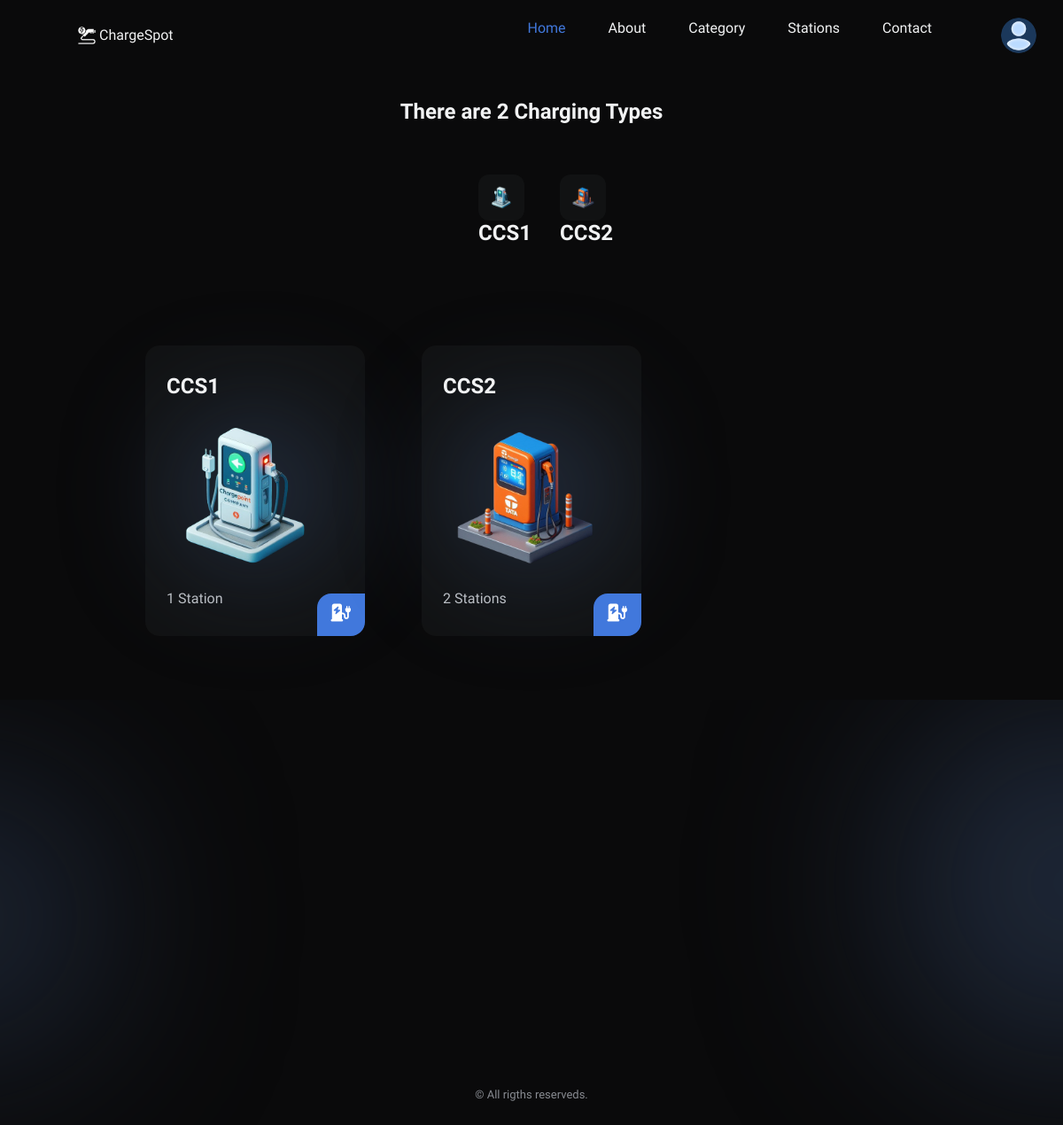
The app's page /category/, older data.
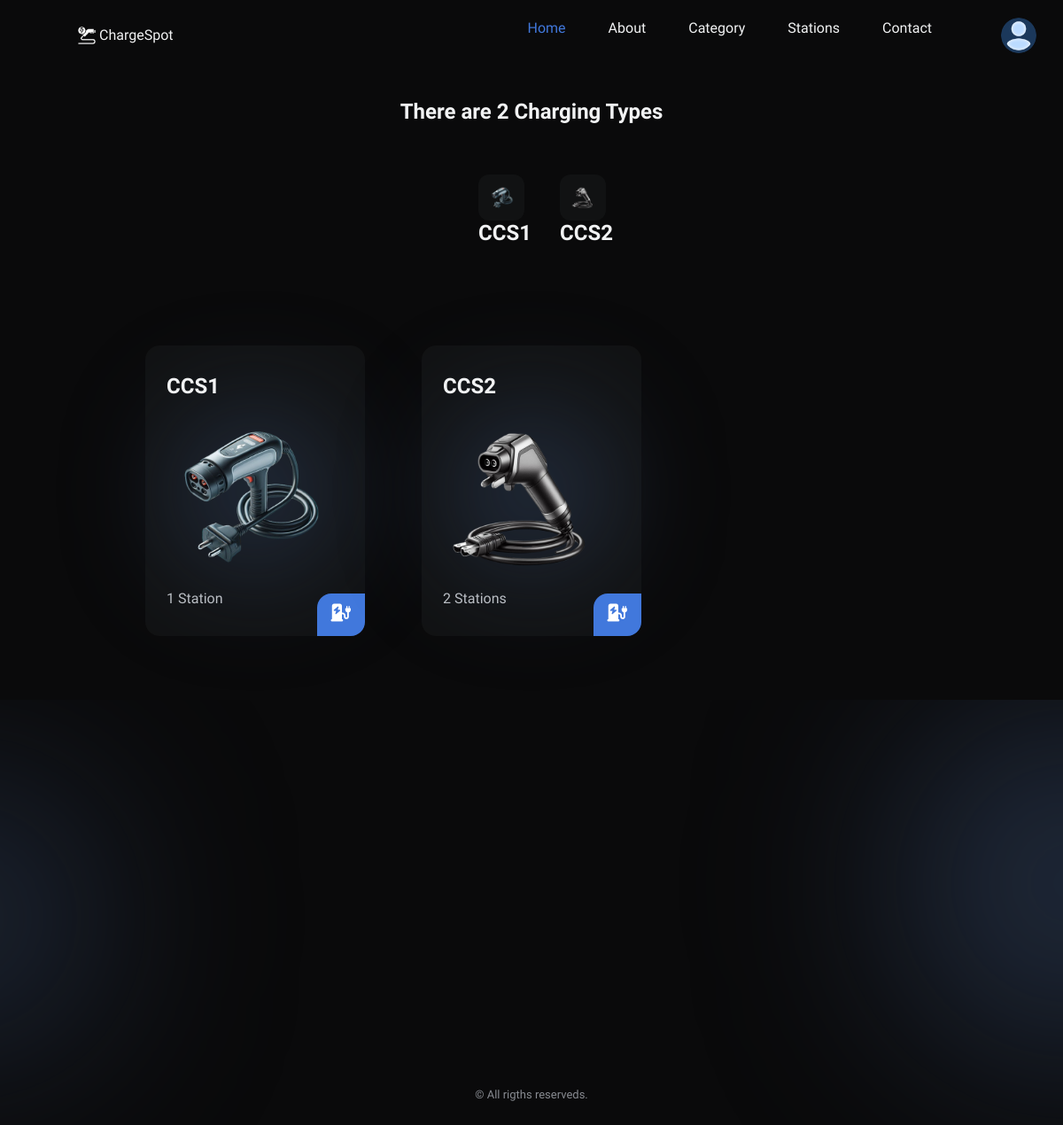
The same page, newer data.
### stationoperator/models.py (models this page shows, shortened)
class Category(models.Model):
    cid=ShortUUIDField(unique=True,length=10,max_length=20,prefix="CCS2",alphabet="abcde123")
    title=models.CharField(max_length=100,default="CCS2")
    image = models.ImageField(upload_to="category", default="category.jpg")
    class Meta:
        verbose_name_plural = "Categories"

### charging/views.py (the view)
# urls.py: path('category/',views.category_list_view,name='category-list'),
def category_list_view(request):
    categories = Category.objects.all().annotate(product_count=Count("category"))
    context={
        "categories":categories
    }
    return render(request,'category_list.html',context)

### templates/category_list.html (shortened to what this page needs)
{% extends 'partials/base.html' %}
{% load static %}
{% block content %}
    <main class="main">
        <section class="featured section" id="featured">
                <h2 class="section__title">There are {{ categories.count}} Charging Types</h2>
                <div class="featured__container container">
                    <ul class="featured__filters">
                       {% for categories in categories %}
                       <li>
                           <button class="featured__item" data-filter="">
                               <img src={{ categories.image.url }} alt="logo 3">
                            </button>
                            <h3 class="section__title">{{ categories.title }}</h3>
                        </li>
                        {% endfor %}
                    </ul>
                    <div class="featured__content grid">
                        {% for categories in categories %}
                        <article class="featured__card mix porsche">
                            <h1 class="featured__title">{{ categories.title }}</h1>
                            <img src={{ categories.image.url }} alt="featured 4" class="featured__img">
                            <h3 class="featured__subtitle">{{ categories.category.count }} Station{{ categories.category.count|pluralize }}</h3>
                            <button class="button featured__button">
                                <i class="fa-solid fa-charging-station"></i>
                            </button>
                        </article>
                        {% endfor %}
                    </div>
                </div>
        </section>
    </main>
    {% endblock content %}

Row changes from the older to the newer data that the page shows:
changed Category "CCS1": image: a different picture
changed Category "CCS2": image: a different picture
